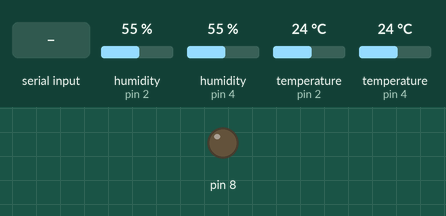
Recording of a sketch running on a simulated Arduino Uno, built with avr-gcc and run on an emulated ATmega328P. Parts: output pins drawn as LEDs (lit = HIGH). Inputs (shaded band) come from the test bench; at power-on: humidity (sensors on pin 2, pin 4) 55 %, temperature (sensors on pin 2, pin 4) 24 °C. What the sketch prints to the serial monitor is not drawn.

Above: at 5.8 s.
5.9 s: "1" received over Serial
At 10.9 s:
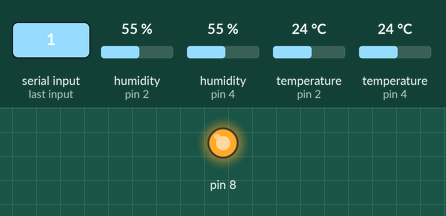
Timing chart, 0 to 12.4 s (numbered marks = the images above; inputs shaded):
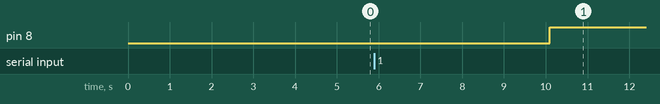

Measured:
- after the input at 5.9 s, pin 8: LOW → HIGH after 4.2 s

The sketch:

icu_ard.ino
```cpp
#include <SoftwareSerial.h>
#include <DHT.h>


//SoftwareSerial mySerial (9, 10) ;
DHT dht(2, DHT11);
DHT dht2(4, DHT11);
char ledState;
char result[6]; // Buffer big enough for 7-character float
char result2[6]; // Buffer big enough for 7-character float
char result3[6]; // Buffer big enough for 7-character float
char result4[6]; // Buffer big enough for 7-character float

void setup() {
  Serial.begin(9600);
  pinMode(8, OUTPUT);

 // Serial.println(F("DHT11 test!"));

  dht.begin();
  dht2.begin();
}

void loop() {

    // dht1 sensor
    float Temp = dht.readTemperature( );
    dtostrf(Temp, 2, 2, result);
    float Hum = dht.readHumidity();
    dtostrf(Hum, 2, 2, result2);

    if (isnan(Temp) || isnan(Hum))     // Checking dht sensor working
    {
      Serial.println(F("Failed to read from DHT sensor!"));
      return;
    }
    Serial.write( result);
    Serial.write(',');
    Serial.write( result2);
    Serial.write(',');
    delay(2000);

    // dht2 sensor
    float Temp2 = dht2.readTemperature( );
    dtostrf(Temp2, 2, 2, result3);
    float Hum2 = dht2.readHumidity();
     dtostrf(Hum2, 2, 2, result4);

    if (isnan(Temp2) || isnan(Hum2))     // Checking dht sensor working
    {
      Serial.println(F("Failed to read from DHT sensor!"));
      return;
    }
    Serial.write( result3);
    Serial.write(',');
    Serial.write( result4);
    Serial.write(',');
    delay(3000);

  if(Serial.available() > 0)
  {
    int ledState = Serial.read(); // Reads the data from the serial port
//    Serial.println("ledState");
    Serial.println(ledState);
    if (ledState)
    {
         digitalWrite(8, HIGH);
         delay(1000);
    }
    else
    {
         digitalWrite(8, LOW);
         delay(1000);
    }
 }
}
```
